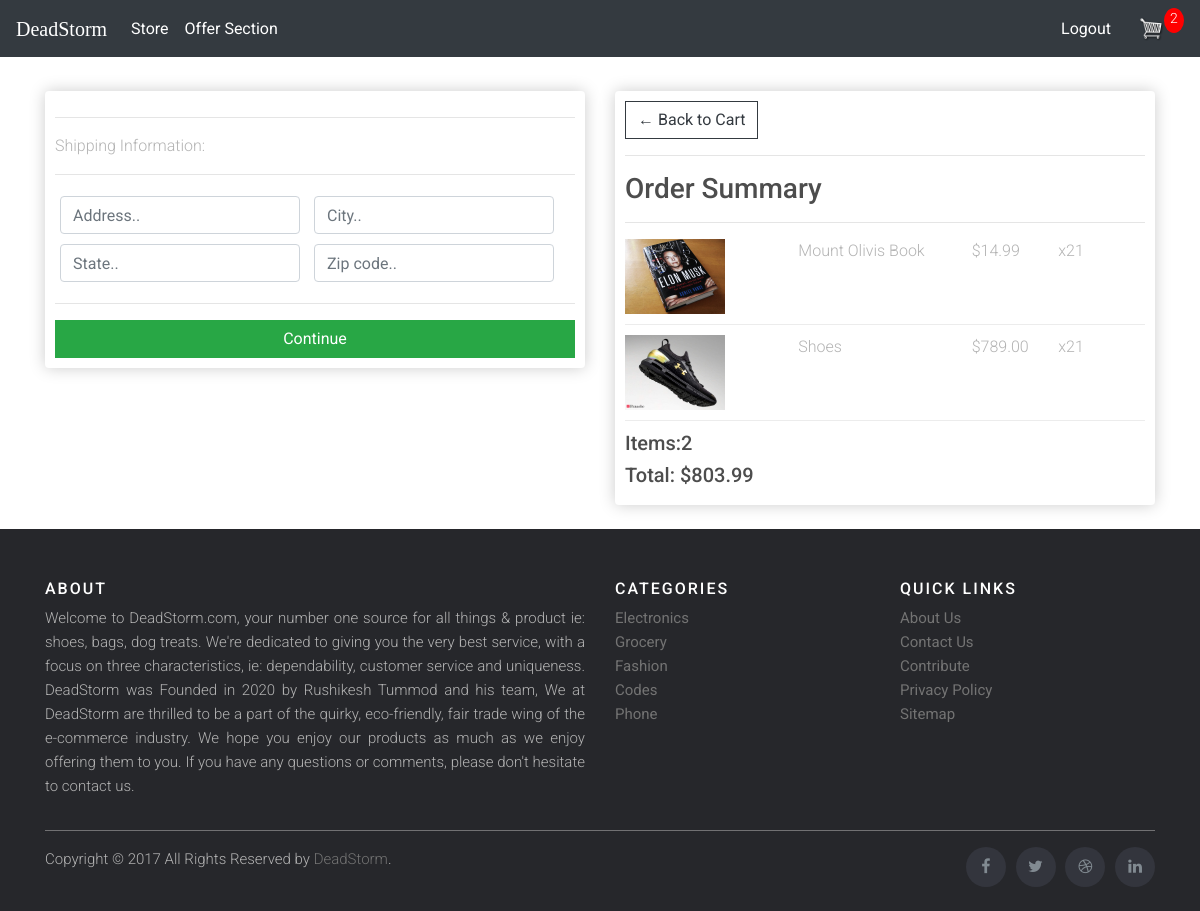
Screenshot of /checkout/ (signed in) with the database file from the repository.
### store/models.py (models this page shows, shortened)
class OrderItem(models.Model):
	product=models.ForeignKey(Product, on_delete=models.SET_NULL,blank=True, null= True)
	order=models.ForeignKey(Order, on_delete=models.SET_NULL,blank=True, null= True)
	quantity=models.IntegerField(default=0,null=True,blank=True)
	date_added = models.DateField(auto_now_add=True)
	@property
	def get_total(self):
		total=self.product.price * self.quantity
		return total

class Product(models.Model):
	name = models.CharField(max_length=200)
	price = models.DecimalField(max_digits=7,decimal_places=2)
	digital = models.BooleanField(default=False,null=True, blank=False)
	image=models.ImageField(null=True,blank=True)
	@property
	def imageURL(self):
		try:
			url=self.image.url
		except:
			url=''
		return url

class Order(models.Model):
	customer=models.ForeignKey(Customer, on_delete=models.SET_NULL,blank=True, null= True)
	date_ordered = models.DateField(auto_now_add=True)
	complete = models.BooleanField(default=False,null=True,blank=False)
	transaction_id= models.CharField(max_length=200)
	@property
	def shipping(self):
		shipping=False
		orderItems=self.orderitem_set.all()
		for i in orderItems:
			if i.product.digital == False:
				shipping=True
		return shipping
	@property
	def get_cart_total(self):
		orderitems=self.orderitem_set.all()
		total=sum([item.get_total for item in orderitems])
		return total
	@property
	def get_cart_items(self):
		orderitems=self.orderitem_set.all()
		total=sum([item.quantity for item in orderitems])
		return total

### store/views.py (the view)
# urls.py: path('checkout/',views.checkout,name='checkout'),
def checkout(request):
	data=cartData(request)
	CartItems=data['CartItems']
	order=data['order']
	items=data['items']
	context={'items':items,'order':order,'CartItems':CartItems}
	return render(request, 'store/checkout.html', context)

### store/utils.py (called while the page is built)
def cartData(request):
	if request.user.is_authenticated:
		customer,created = Customer.objects.get_or_create(user=request.user)
		order,created=Order.objects.get_or_create(customer=customer,complete=False)
		items=order.orderitem_set.all()
		CartItems=order.get_cart_items
	else:
		cookieData=cookieCart(request)
		CartItems=cookieData['CartItems']
		order=cookieData['order']
		items=cookieData['items']
	return {'CartItems':CartItems,'order':order,'items':items}

### store/templates/store/checkout.html (shortened to what this page needs)
{% extends 'store/main.html' %}
{% load static %}
{% block content %}
    <div class="row">
		<div class="col-lg-6">
			<div class="box-element" id="form-wrapper">
				<form id="form">
					<div id="shipping-info">
						<hr>
						<p>Shipping Information:</p>
						<hr>
						<div class="form-field">
							<input class="form-control" type="text" name="address" placeholder="Address..">
						</div>
						<div class="form-field">
							<input class="form-control" type="text" name="city" placeholder="City..">
						</div>
						<div class="form-field">
							<input class="form-control" type="text" name="state" placeholder="State..">
						</div>
						<div class="form-field">
							<input class="form-control" type="text" name="zipcode" placeholder="Zip code..">
						</div>
					</div>
					<hr>
					<input id="form-button" class="btn btn-success btn-block" type="submit" value="Continue">
				</form>
			</div>
			<br>
		</div>
		<div class="col-lg-6">
			<div class="box-element">
				<a  class="btn btn-outline-dark" href="{% url 'cart' %}">&#x2190; Back to Cart</a>
				<hr>
				<h3>Order Summary</h3>
				<hr>
				{% for item in items %}
				<div class="cart-row">
					<div style="flex:2"><img class="row-image" src="{{item.product.imageURL}}"></div>
					<div style="flex:2"><p>{{item.product.name}}</p></div>
					<div style="flex:1"><p>${{item.product.price}}</p></div>
					<div style="flex:1"><p>x2{{item.quantity}}</p></div>
				</div>
				{% endfor %}
				<h5>Items:{{order.get_cart_items}}</h5>
				<h5>Total:   ${{order.get_cart_total|floatformat:2}}</h5>
			</div>
		</div>
	</div>
{% endblock content %}

### static/css/main.css (style rules this page uses)
body { background-color: hsl(0, 0%, 98%); }
h1,h2,h3,h4,h5,h6 { color:hsl(0, 0%, 30%); }
.box-element { box-shadow:hsl(0, 0%, 80%) 0 0 16px; background-color: #fff; border-radius: 4px; padding: 10px; }
.col-lg-4, .col-lg-6, .col-lg-8, .col-lg-12 { margin-top: 10px; }
.btn { border-radius: 0; }
.row-image { width: 100px; }
.form-field { width:250px; display: inline-block; padding: 5px; }
.cart-row { display: flex; align-items: flex-stretch; padding-bottom: 10px; margin-bottom: 10px; border-bottom: 1px solid #ececec; }
body { font-family: "Roboto", sans-serif; background-color: #fff; }
p { color: #b3b3b3; font-weight: 300; }
h1, h2, h3, h4, h5, h6, .h1, .h2, .h3, .h4, .h5, .h6 { font-family: "Roboto", sans-serif; }
a { -webkit-transition: .3s all ease; -o-transition: .3s all ease; transition: .3s all ease; }
.btn { text-decoration: none !important; }

### rows the page displays
OrderItem: product.imageURL (picture), product.name "Mount Olivis Book", product.price "14.99", quantity "1"
OrderItem: product.imageURL (picture), product.name "Shoes", product.price "789.00", quantity "1"
Order: get_cart_items "2", get_cart_total "803.99"

### other values shown
{{ CartItems }} "2"
